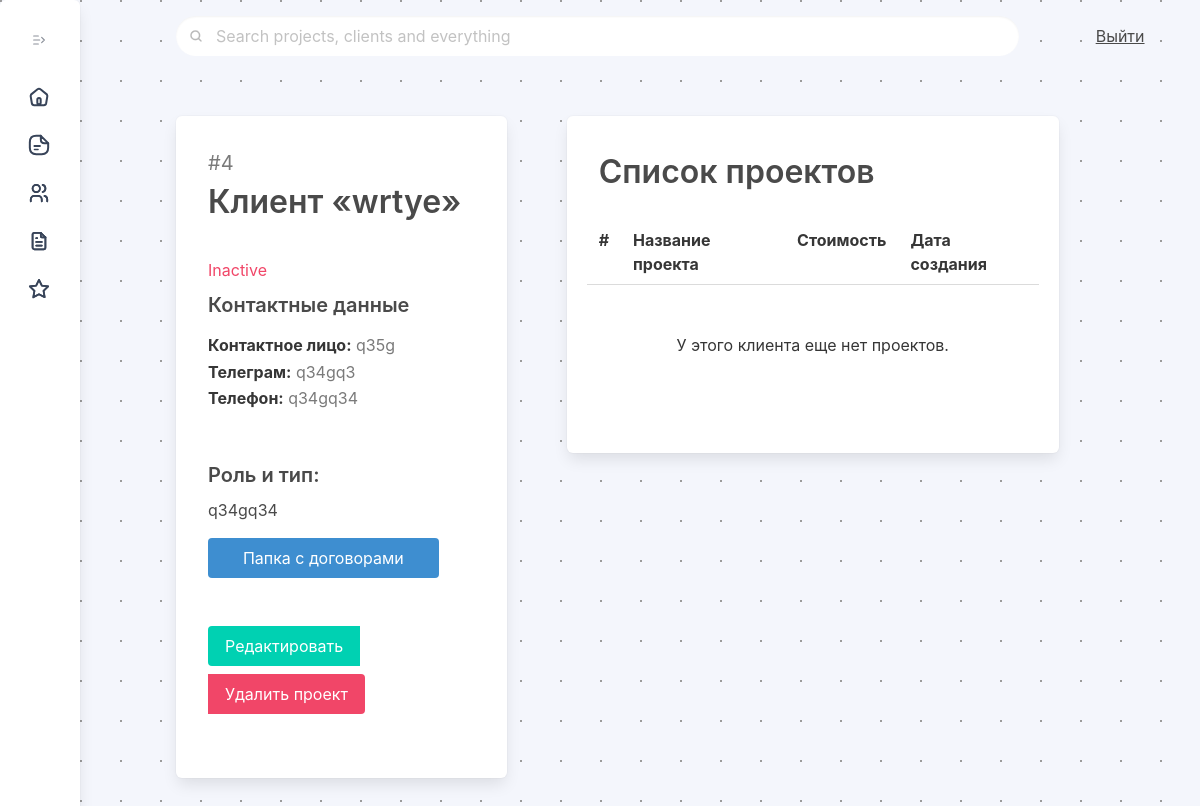
Page /clients/old/4 on the earlier database version.
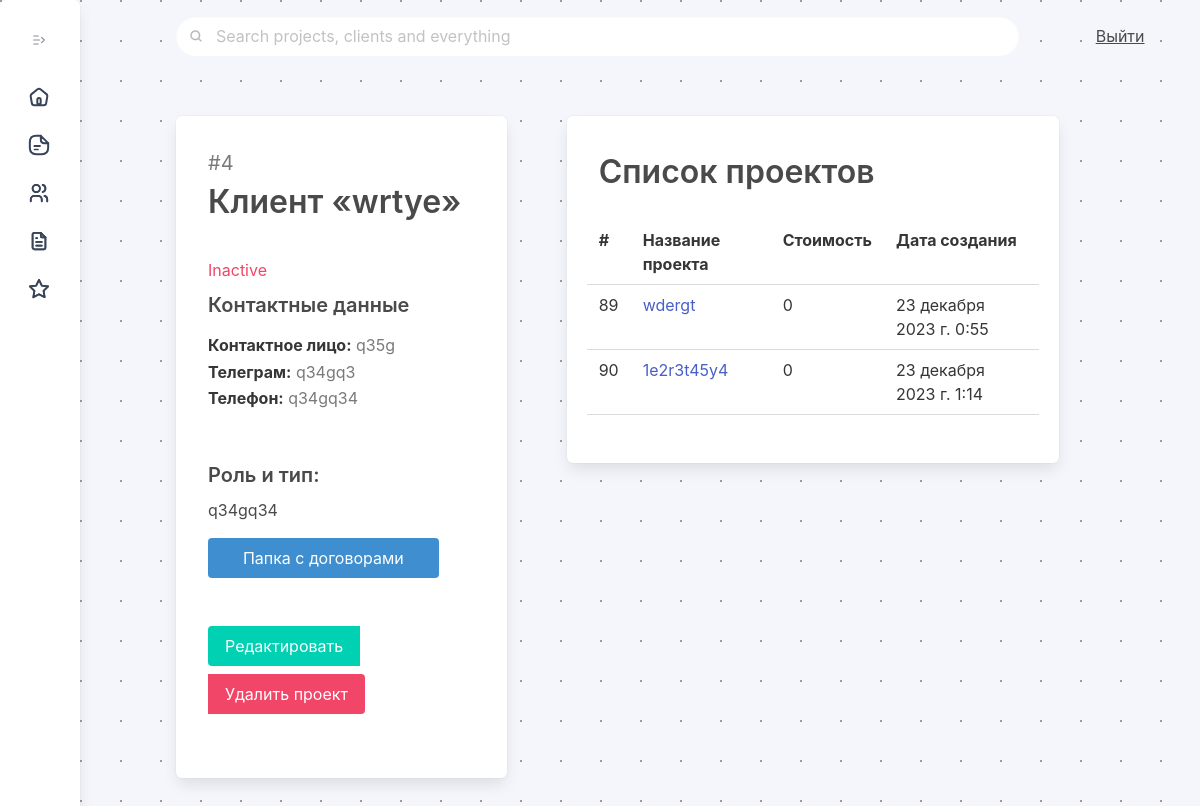
Same page on the later database version.
### ipmalpha/models.py (models this page shows, shortened)
class Project(models.Model):
    project_name = models.CharField(max_length=512, unique = True)
    project_created = models.DateTimeField(null=True, default=timezone.now)
    project_finished = models.DateTimeField(null=True)
    project_status = models.ForeignKey(Status, on_delete=models.CASCADE, null=True, default="Draft")
    project_client = models.ForeignKey(Client, on_delete=models.CASCADE, null=True, related_name='project')
    project_product = models.CharField(max_length=512)
    project_sum = models.IntegerField(default=0)
    def get_absolute_url(self):
        return reverse("project_view", kwargs={'pk': self.pk})
    class Meta:
        ordering = ["pk"]
        verbose_name = "project"
        verbose_name_plural = "projects"
    pass

### ipmclients/views.py (the view)
# urls.py: path("clients/old/<slug:pk>", ClientDetailView.as_view(), name="client_detail"),
class ClientDetailView(DetailView):
    model = Client
    template_name = "client_view.html"
    def get_context_data(self, **kwargs):
        context = super(ClientDetailView, self).get_context_data(**kwargs)
        context['clientsall'] = Client.objects.all()
        return context

### templates/client_view.html (shortened to what this page needs)
{% extends 'main/index.html' %}
{% load static %}
{% block content %}
<div class="column is-5 py-6 px-6 pb-6">
    <div class="box has-background-white pb-6">
        <p class="has-text-grey pl-3 is-size-5 pt-3" style=""> #{{object.id}}</p>
        <h1 class="is-size-3 pl-3 has-text-weight-semibold pb-5">Клиент «{{object.client_name}}»</h1>
        <div class="pl-3">
            <div class="client-info">{% if client.client_active == true %}
                <p class="has-text-primary  client-info" style=""> Active</p>
                {% else %}
                <p class="has-text-danger client-info-30" style=""> Inactive</p>
                {% endif %}</div>
                <h1 class="is-size-5 has-text-weight-semibold pb-3">Контактные данные</h1>
                <p class="has-text-grey client-info-15" style=""> <strong>Контактное лицо:</strong> {{object.client_contact}}</p>
                <p class="has-text-grey client-info-15" style=""> <strong>Телеграм:</strong> {{object.client_telegram}}</p>
                <p class="has-text-grey client-info-15" style=""> <strong>Телефон:</strong> {{object.client_phone}}</p>
                <p class="has-text-grey client-info-30" style=""> <h1 class="is-size-5 has-text-weight-semibold pt-6 pb-2">Роль и тип:</h1> {{object.client_roletype}}</p>
                <div class="mb-4 mr-6"><button class="button is-fullwidth is-info my-4 mb-6" {%if object.client_agreements %}href="{{object.client_agreements}}"{% else %} disabled {% endif %}>Папка с договорами</button>
                    <div class="buttons has-addons">
                        <a class="button is-primary  is-inline is-pulled-left" href="{% url 'client_update' object.id %}">Редактировать</a><a class="button is-danger modalProjectsFormButton is-inline is-pulled-right">Удалить проект</a>
                    </div>
                </div>
         </div>
     </div>
</div>
<div class="column is-6 py-6 pr-2">
    <div class="box has-background-white pb-6">
        <h1 class="is-size-3 pl-3 has-text-weight-semibold pt-3 pb-5">Список проектов</h1>
        <table class="table is-hoverable is-fullwidth">
                <tr>
                    <th  class=""> #
                    </th>
                    <th  class=""> Название проекта
                    </th>
                    <th  class=""> Стоимость
                    </th>
                    <th  class=""> Дата создания
                    </th>
                </tr>
            {% if client.project.all %}
                {% for project in client.project.all %}
                <tr>
                    <td class=""> {{ project.id }}
                    </td>
                    <td> <a href="{{project.get_absolute_url}}">{{ project.project_name }}</a>
                    </td>
                    <td> {{ project.project_sum }}
                    </td>
                    <td> {{ project.project_created }}
                    </td>
                </tr>
                {% endfor %}
            {% else %}
                <tr>
                    <td class="has-text-centered py-6" colspan="4"> У этого клиента еще нет проектов.
                    </td>
                </tr>
        </table>
            {% endif %}
    </div>
</div>
{% endblock %}

Differences in the rows shown:
added Project: id "89", project_name "wdergt", project_sum "0", project_created "23 декабря 2023 г. 0:55"
added Project: id "90", project_name "1e2r3t45y4", project_sum "0", project_created "23 декабря 2023 г. 1:14"
Other differences:
text no longer shown: "У этого клиента еще нет проектов."
